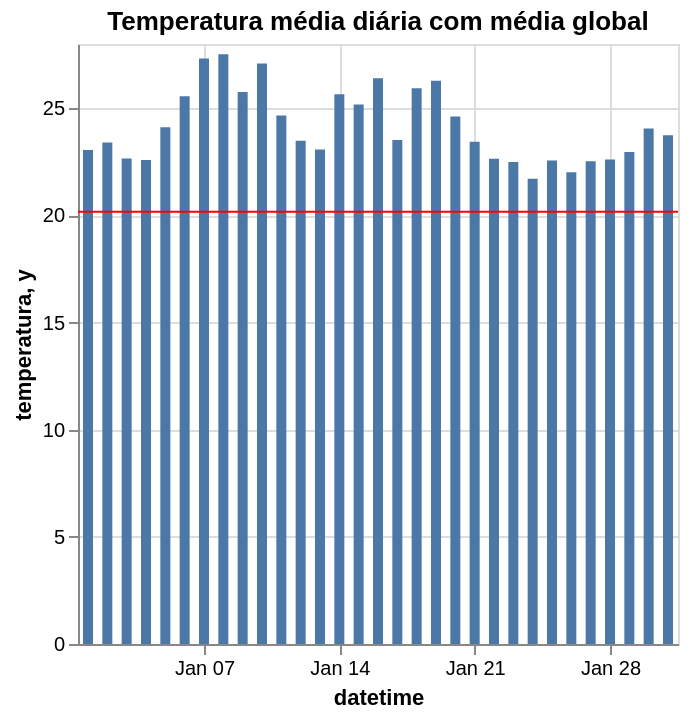

Write notebook code for a chart like this one.
### Markdown cell above
4. Visualizações com Altair

Possibilitamos ao usuário interagir de diversas maneiras distintas com cada gráfico, tornando o ato de comparar as diferentes medidas obtidas em cada um mais dinâmico e divertido.

### Code cell
# Criar seleção de mês

mes_selecao = alt.selection_point(fields=['mes'], bind=alt.binding_range(min=1, max=12, step=1, name="Mês"), value=1)
intervalo_selecao = alt.selection_interval(encodings=['x'], name="Intervalo")

# Visualizações com Altair

# Temperatura ao longo do tempo

media_temp = df_daily['temperatura'].mean()

bar_temp = alt.Chart(df_daily).mark_bar().encode(
    x='datetime:T',
    y='temperatura:Q'
).add_params(mes_selecao).transform_filter(mes_selecao)

linha_media = alt.Chart(pd.DataFrame({'y': [media_temp]})).mark_rule(color='red').encode(y='y:Q')

chart_temp = (bar_temp + linha_media).properties(title='Temperatura média diária com média global')

chart_temp

### Figure 1 — Vega-Lite specification as saved in the notebook (floating-point values rounded to 4 significant figures; data arrays with more than 128 entries replaced by an {"elided": "..."} marker saying what was removed)
{"config": {"view": {"continuousWidth": 300, "continuousHeight": 300}}, "layer": [{"data": {"name": "data-95d3e1e2b1fd51d743c792b0ad8453ce"}, "mark": {"type": "bar"}, "encoding": {"x": {"field": "datetime", "type": "temporal"}, "y": {"field": "temperatura", "type": "quantitative"}}, "name": "view_732a4233391e131f_0", "transform": [{"filter": {"param": "param_40e4b392a7d9a14d"}}]}, {"data": {"name": "data-ac88597cfb53266792fe058d2c0a5bfb"}, "mark": {"type": "rule", "color": "red"}, "encoding": {"y": {"field": "y", "type": "quantitative"}}}], "params": [{"name": "param_40e4b392a7d9a14d", "select": {"type": "point", "fields": ["mes"]}, "bind": {"input": "range", "max": 12, "min": 1, "name": "Mês", "step": 1}, "value": 1, "views": ["view_732a4233391e131f_0"]}], "title": "Temperatura média diária com média global", "$schema": "https://vega.github.io/schema/vega-lite/v6.1.0.json", "datasets": {"data-95d3e1e2b1fd51d743c792b0ad8453ce": {"elided": "366 records"}, "data-ac88597cfb53266792fe058d2c0a5bfb": [{"y": 20.18}]}}
